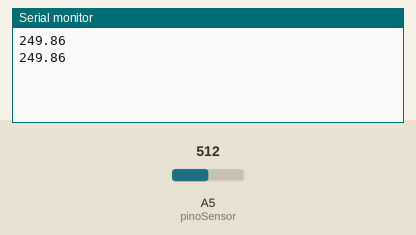
A sketch run on a simulated Arduino Uno, built with avr-gcc and run on an emulated ATmega328P. Parts: the last lines printed to the serial monitor. The test bench sets the inputs (shaded band); at power-on: A5 (pinoSensor) = 512.

Above: at 5.8 s.
5.9 s: A5 (pinoSensor) set to 716
At 11.4 s:
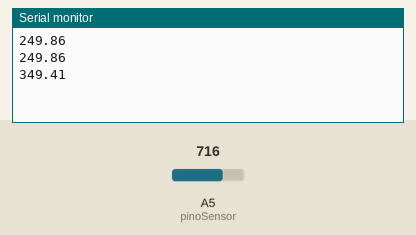
11.9 s: A5 (pinoSensor) set to 900
At 16.4 s:
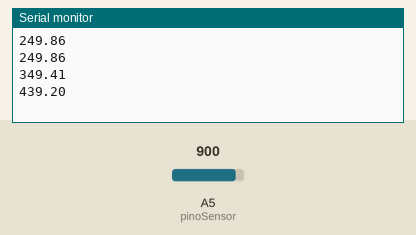
Timing chart, 0 to 17.9 s (numbered marks = the images above; inputs shaded):
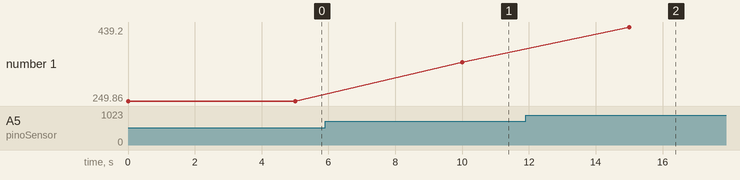

The sketch:

sketch_mar05a.ino
```cpp
int pinoSensor = A5;
int valorLido = 0;
float temperatura = 0;
int linha = 0;

void setup() {
Serial.begin(9600);
}

void loop() {
valorLido = analogRead(pinoSensor);
temperatura = (valorLido * 0.00488);
temperatura = temperatura * 100;

Serial.println(temperatura);

delay(5000); // Tempo 5 seg para realizar outra leitura
}
```

Measured:
- after the input at 5.9 s, the serial monitor: prints a new line after 4.1 s (image 1)
- after the input at 11.9 s, the serial monitor: prints a new line after 3.1 s (image 2)
- plotted number 1: 249.86 → 349.41 after the input at 5.9 s, 349.41 → 439.2 after the input at 11.9 s
